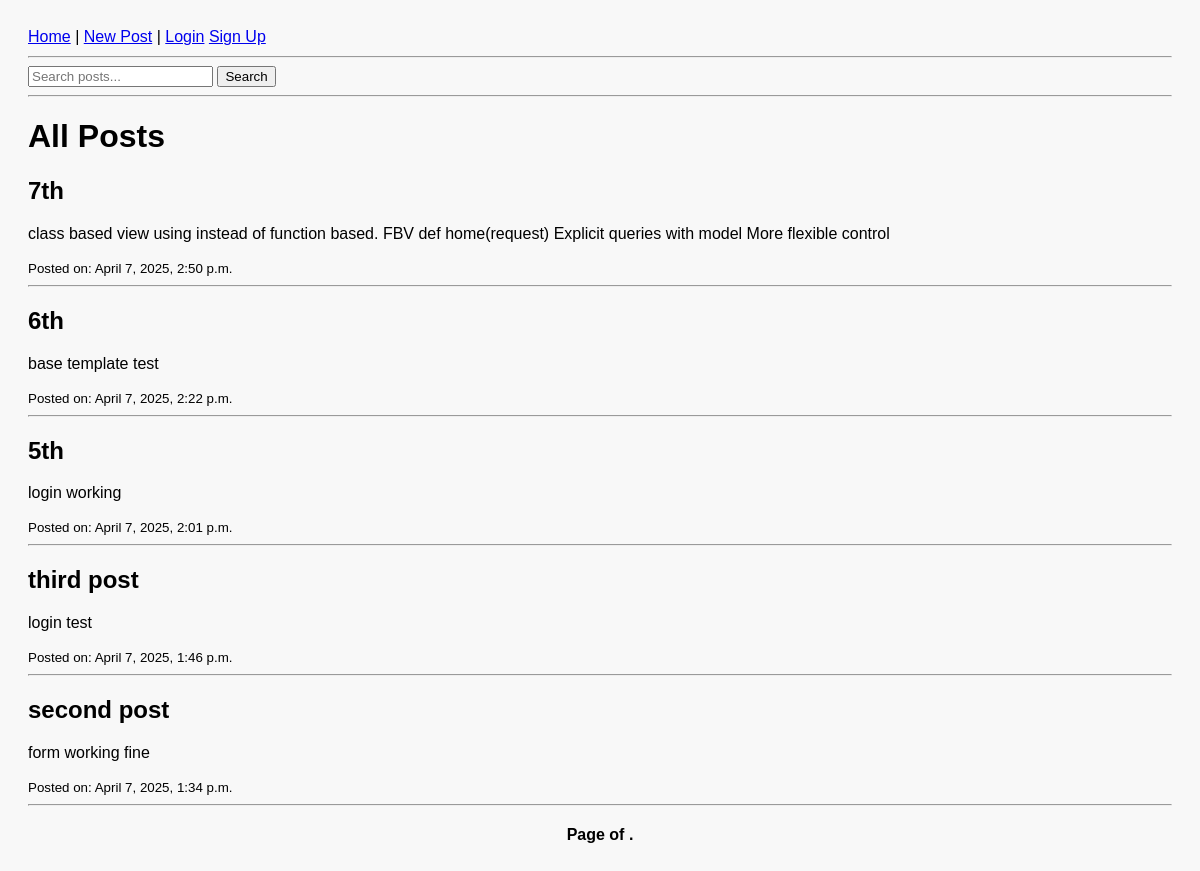
The app's page /, older data.
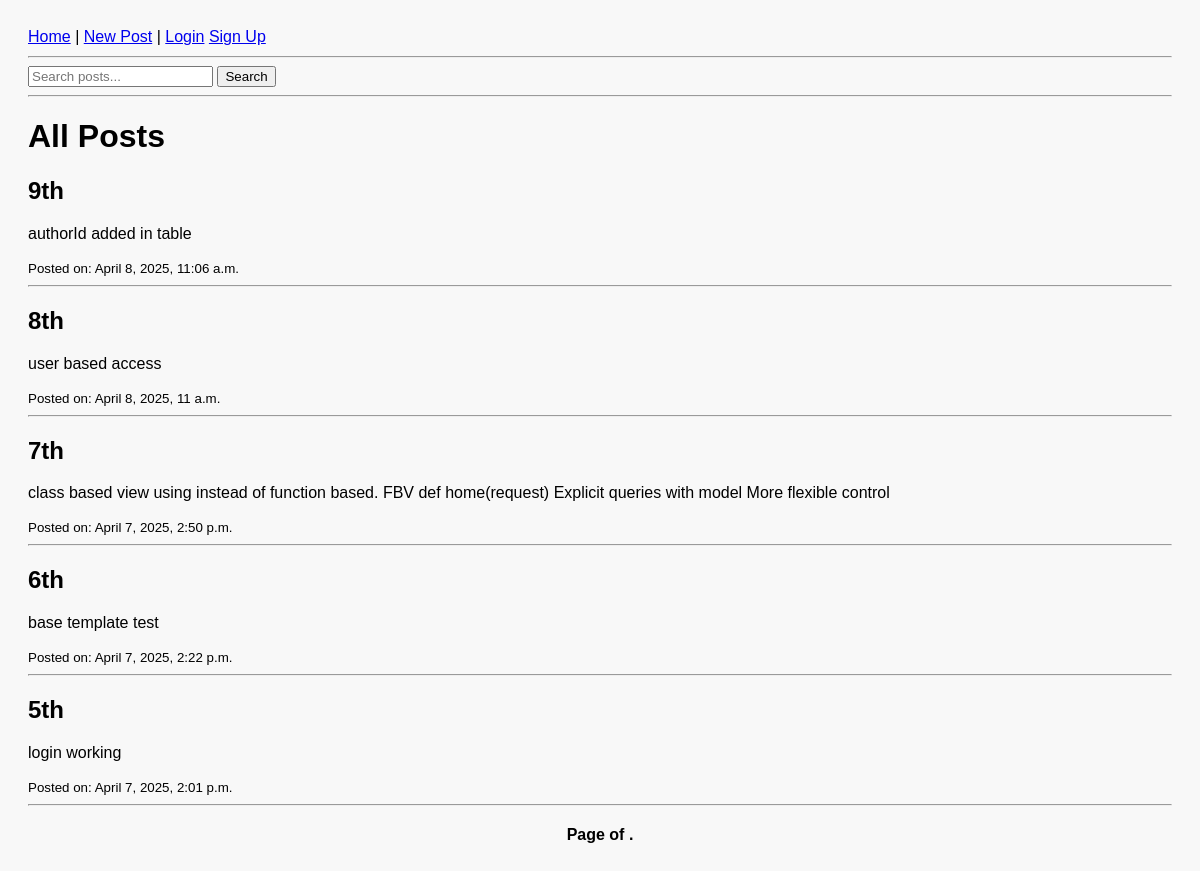
The same page, newer data.
### devapp/models.py (models this page shows, shortened)
class Post(models.Model):
    objects = None
    title = models.CharField(max_length=200)
    content = models.TextField()
    created_at = models.DateTimeField(auto_now_add=True)
    author = models.ForeignKey(User, on_delete=models.CASCADE)
    likes = models.ManyToManyField(User, related_name='liked_posts', blank=True)

### devapp/views.py (the view)
# urls.py: path('', HomeView.as_view(), name='home'),
class HomeView(ListView):
    model = Post
    template_name = 'devapp/home.html'  # use your actual path
    context_object_name = 'posts'
    ordering = ['-created_at']
    paginate_by = 5  # 👈 Show 5 posts per page
    def get_queryset(self):
        query = self.request.GET.get('q')
        if query:
            return Post.objects.filter(
                Q(title__icontains=query) | Q(content__icontains=query)
            ).order_by('-created_at')
        return super().get_queryset()

### devapp/templates/devapp/home.html (shortened to what this page needs)
{% extends 'base.html' %}
{% block content %}
<form method="GET" action="{% url 'home' %}">
  <input type="text" name="q" placeholder="Search posts..." value="{{ request.GET.q }}">
  <button type="submit">Search</button>
</form>
<hr>
{% if posts %}
    <h1>All Posts</h1>
    {% for post in posts %}
        <h2>{{ post.title }}</h2>
        <p>{{ post.content }}</p>
        <small>Posted on: {{ post.created_at }}</small><br>
        <hr>
    {% endfor %}
{% else %}
  <p>No results found.</p>
{% endif %}
<div class="pagination">
  <span class="step-links">
    <span class="current">
      Page {{ posts.number }} of {{ posts.paginator.num_pages }}.
    </span>
  </span>
</div>
{% endblock %}

Row changes from the older to the newer data that the page shows:
no longer on this page (row edited): Post: title "third post", content "login test", created_at "April 7, 2025, 1:46 p.m."
no longer on this page (row edited): Post: title "second post", content "form working fine", created_at "April 7, 2025, 1:34 p.m."
added Post: title "9th", content "authorId added in table", created_at "April 8, 2025, 11:06 a.m."
added Post: title "8th", content "user based access", created_at "April 8, 2025, 11 a.m."
